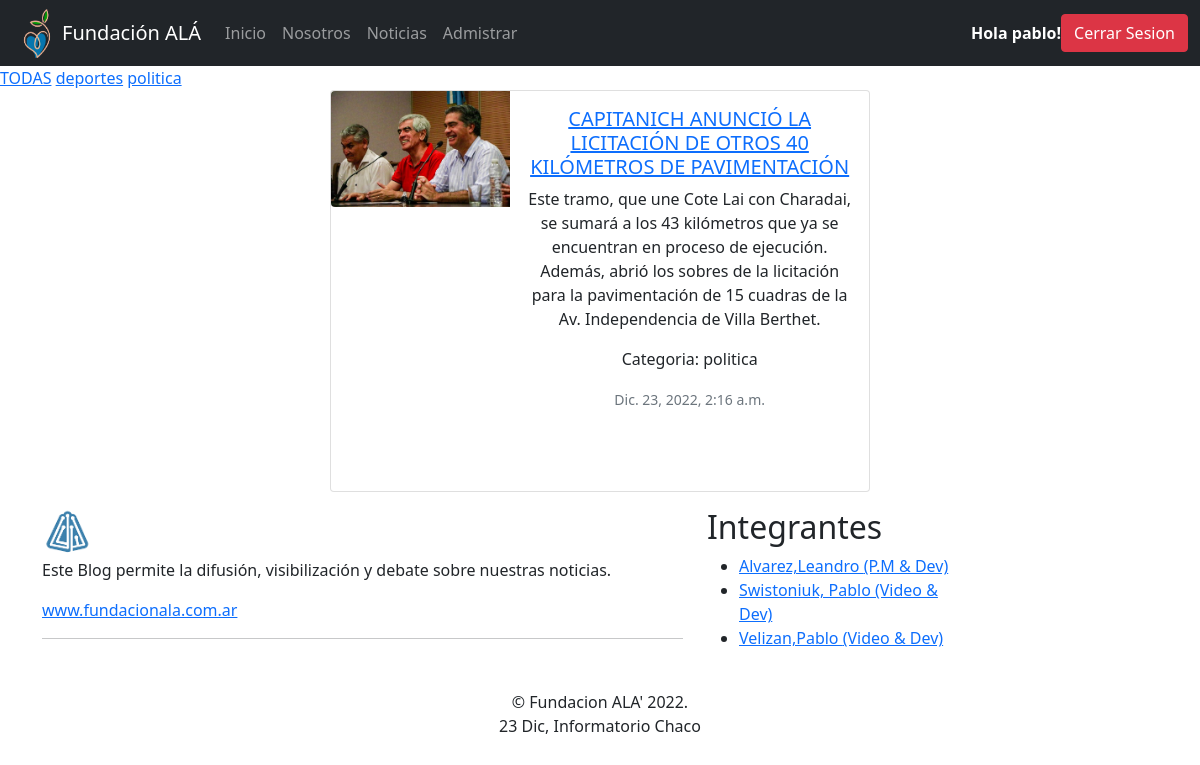
The app's page /Noticias/ (signed in) with its own data.
### apps/usuarios/models.py (models this page shows)
class Usuario(AbstractUser):
	pass

### apps/noticias/models.py (models this page shows, shortened)
class Categoria(models.Model):
	nombre = models.CharField(max_length = 60)
	def __str__(self):
		return self.nombre

class Noticia(models.Model):
	titulo = models.CharField(max_length = 150)
	cuerpo = models.TextField()
	imagen = models.ImageField(upload_to = 'noticias')
	categoria_noticia = models.ForeignKey(Categoria, on_delete = models.CASCADE)
	fecha = models.DateTimeField(auto_now_add=True)

### apps/noticias/views.py (the view)
# urls.py: path('', views.Listar_Noticias, name = 'listar'),
def Listar_Noticias(request):
	contexto = {}
	id_categoria = request.GET.get('id',None)
	if id_categoria:
		n = Noticia.objects.filter(categoria_noticia = id_categoria)
	else:
		n = Noticia.objects.all() #RETORNA UNA LISTA DE OBJETOS
	contexto['noticias'] = n
	cat = Categoria.objects.all().order_by('nombre')
	contexto['categorias'] = cat
	return render(request, 'noticias/listar.html', contexto)

### templates/noticias/listar.html (shortened to what this page needs)
{% extends 'base.html' %}
{% load static %}
{% block contenido %}
	<div class="submenu">
		<a href="{% url 'noticias:listar' %}">TODAS</a>
		{% for cat in categorias %}
			<a href="?id={{cat.pk}}">{{cat.nombre}}</a>
		{% endfor %}
	</div>
	{% for noti in noticias %}
	<center>
	  <div class="card mb-3" style="max-width: 540px;">
		<div class="row g-0">
		  <div class="col-md-4">
			<img src="{{noti.imagen.url}}" class="img-fluid rounded-start" alt="imagen-noticia">
		  </div>
		  <div class="col-md-8">
			<div class="card-body">
			  <h5 class="card-title"><a href="{% url 'noticias:detalle' noti.pk %}">{{noti.titulo}}</a></h5>
			  <p class="card-text"> {{noti.cuerpo}}</p>
			  <p>Categoria: {{noti.categoria_noticia}}</p>
			  <p class="card-text"><small class="text-muted">{{noti.fecha}}</small></p>
			  <br><br>
			</div>
		  </div>
		</div>
	  </div>
	</center>
	{% endfor %}
{% endblock contenido %}

### templates/base.html (shortened to what this page needs)
{% load static %}
<!DOCTYPE html>
<html lang="es">
<head>
    <link  href="https://cdn.jsdelivr.net/npm/bootstrap@5.0.2/dist/css/bootstrap.min.css" rel="stylesheet">
	<link rel="stylesheet" href="../static/css/main.css">
</head>
<body class="contenedor">
	<nav class="navbar navbar-expand-lg navbar-dark bg-dark"  >
		<div class="container-fluid">
			<img class="logo" src="{% static '../static/img/logo-ala.png'%}" alt="" width="50" height="50">
		  <a class="navbar-brand" href="{% url 'home' %}">Fundación ALÁ</a>
		  <div class="collapse navbar-collapse" id="navbarScroll">
			<ul class="navbar-nav me-auto my-2 my-lg-0 navbar-nav-scroll" style="--bs-scroll-height: 100px;">
			  <li class="nav-item">
				<a class="nav-link " aria-current="page" href="{% url 'home' %}">Inicio</a>
			  </li>
			  <li class="nav-item">
				<a class="nav-link" href="{% url 'nosotros' %}">Nosotros</a>
			  </li>
			  <li class="nav-item">
				<a class="nav-link " href="{% url 'noticias:listar' %}" tabindex="-1" aria-disabled="true">Noticias</a>
			  </li>
			  <li class="nav-item">
				<a class="nav-link " aria-current="page" href="{% url 'admin:login' %}">Admistrar</a>
			  </li>
			</ul>
		  </div>
		  {% if user.is_authenticated %}
			<strong style="color: white" >Hola {{ user.username }}!</strong>
			<a href="{% url 'logout' %}"><button type="button" class="btn btn-danger">Cerrar Sesion</button></a>
		{% else %}
		  	<div>
				  <a href="{% url 'login' %}"> <button type="button" class="btn btn-success">Iniciar Sesion</button></a>
				  <a href="{% url 'usuarios:registro' %}"><button type="button" class="btn btn-primary">Registrarse</button></a>
			</div>
		{% endif %}
		</div>
	  </nav>
	<div class="bloque">
	{% block contenido %}
	{% endblock contenido %}
	</div>
	<footer class="footer">
		<div class="container">
			<div class="row">
				<div class="col-lg-7">
					<div class="widget">
						<div class="footer-text text-left">
							<a href="{% url 'home' %}"><img src="{%static 'img/logo.png'%}" alt="" width="50" height="50" class="img-fluid"></a>
							<p>Este Blog permite la difusión, visibilización y debate sobre nuestras noticias.</p>
							<div class="social">
								<a href="#" data-toggle="tooltip" data-placement="bottom" title="Facebook"> www.fundacionala.com.ar</a>
							</div>
							<hr class="invis">
						</div>
					</div>
				</div>
				<div class="col-lg-3 col-md-12 col-sm-12 col-xs-12 ml-5">
					<div class="widget">
						<h2 class="widget-title">Integrantes</h2>
						<div class="link-widget">
							<ul>
								<li><a href="https://www.linkedin.com/in/leandromalvarez/" target="_blank" >Alvarez,Leandro <span>(P.M & Dev)</span> </a></li>
								<li><a href="https://www.linkedin.com/in/pablo-swistoniuk-316761120/" target="_blank" >Swistoniuk, Pablo <span>(Video & Dev)</span> </a></li>
								<li><a href="https://www.linkedin.com/in/pablo-velizan-5237a8170/" target="_blank" >Velizan,Pablo <span>(Video & Dev)</span> </a></li>
							</ul>
						</div>
					</div>
				</div>
			</div>
			<div class="row">
				<div class="col-md-12 text-center">
					<br>
					<div class="copyright">&copy; Fundacion ALA' {% now "Y" %}. <br> {% now "d M" %}, Informatorio Chaco</div>
				</div>
			</div>
		</div>
	</footer>
</body>
</html>

### static/css/main.css (style rules this page uses)
.bg-dark { background-color: blue; }

### records on screen
Usuario: username "pablo"
Categoria: nombre "deportes"
Categoria: nombre "politica"
Noticia: imagen (picture), titulo "CAPITANICH ANUNCIÓ LA LICITACIÓN DE OTROS 40 KILÓMETROS DE PAVIMENTACIÓN", cuerpo "Este tramo, que une Cote Lai con Charadai, se sumará a los 43 kilómetros que ya se encuentran en proceso de ejecución. Además, abrió los sobres de la licitación para la pavimentación de 15 cuadras de la Av. Independencia de Villa Berthet.", categoria_noticia "politica", fecha "Dic. 23, 2022, 2:16 a.m."
